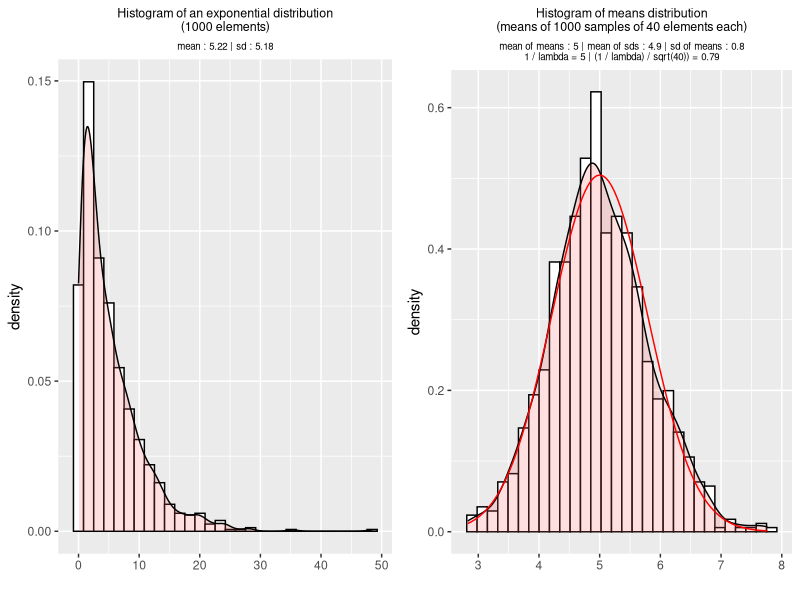
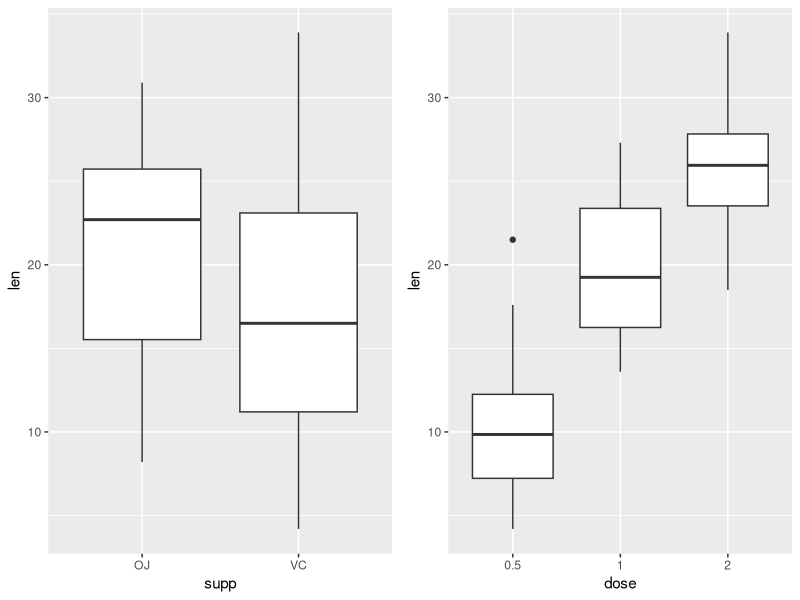

These charts were generated, in order, by the following R code:
## ---- chunk 1
knitr::opts_chunk$set(echo = TRUE)
## ---- chunk 2
library(ggplot2)
library(grid)
library(datasets)
library(reshape2)
## ---- chunk 3
# Multiple plot function
#
# ggplot objects can be passed in ..., or to plotlist (as a list of ggplot objects)
# - cols:   Number of columns in layout
# - layout: A matrix specifying the layout. If present, 'cols' is ignored.
#
# If the layout is something like matrix(c(1,2,3,3), nrow=2, byrow=TRUE),
# then plot 1 will go in the upper left, 2 will go in the upper right, and
# 3 will go all the way across the bottom.
#
multiplot <- function(..., plotlist=NULL, file, cols=1, layout=NULL) {
  
  # Make a list from the ... arguments and plotlist
  plots <- c(list(...), plotlist)

  numPlots = length(plots)

  # If layout is NULL, then use 'cols' to determine layout
  if (is.null(layout)) {
    # Make the panel
    # ncol: Number of columns of plots
    # nrow: Number of rows needed, calculated from # of cols
    layout <- matrix(seq(1, cols * ceiling(numPlots/cols)),
                    ncol = cols, nrow = ceiling(numPlots/cols))
  }

 if (numPlots==1) {
    print(plots[[1]])

  } else {
    # Set up the page
    grid.newpage()
    pushViewport(viewport(layout = grid.layout(nrow(layout), ncol(layout))))

    # Make each plot, in the correct location
    for (i in 1:numPlots) {
      # Get the i,j matrix positions of the regions that contain this subplot
      matchidx <- as.data.frame(which(layout == i, arr.ind = TRUE))

      print(plots[[i]], vp = viewport(layout.pos.row = matchidx$row,
                                      layout.pos.col = matchidx$col))
    }
  }
}
## ---- chunk 4
lambda <- 0.2
n <- 1000
nS <- 40
nSamples <- 1000
## ---- chunk 5
expD <- rexp(n, lambda)
expDMean <- round(mean(expD), 2)
expDSd <- round(sd(expD), 2)
theme_update(plot.title=element_text(hjust=0.5, size=9),
             plot.subtitle=element_text(hjust=0.5, size=7))
df1 <- data.frame(expD)
g1 <- ggplot(df1, aes(x = expD)) + xlab("")
g1 <- g1 + geom_histogram(aes(y=..density..), color="black", fill="white")
g1 <- g1 + geom_density(alpha=.2, fill="#FF6666")
t1 <- paste("Histogram of an exponential distribution\n(", n, " elements)", sep = "")
g1 <- g1 + ggtitle(t1, subtitle = paste("mean : ", expDMean," | sd : ", expDSd, sep = ""))
expDSamples <- matrix(nrow = nSamples, ncol = nS)
for (i in 1:nSamples) expDSamples[i, ] <- rexp(nS, lambda)
expDSamplesMeans <- apply(expDSamples, MARGIN = 1, mean)
expDSamplesSds <- apply(expDSamples, MARGIN = 1, sd)
expDSamplesMeansMean <- round(mean(expDSamplesMeans), 2)
expDSamplesMeansSd <- round(sd(expDSamplesMeans), 2)
expDSamplesSdsMean <- round(mean(expDSamplesSds), 2)
df2 <- data.frame(expDSamplesMeans)
g2 <- ggplot(df2, aes(x = expDSamplesMeans)) + xlab("")
g2 <- g2 + geom_histogram(aes(y=..density..), color="black", fill="white")
g2 <- g2 + geom_density(alpha=.2, fill="#FF6666")
g2 <- g2 + stat_function(fun = dnorm, colour = "red",
            args = list(mean = 1/lambda, sd = (1/lambda) / sqrt(nS)))
st2 <- paste("mean of means : ", round(expDSamplesMeansMean, 2),
             " | mean of sds : ", round(expDSamplesSdsMean, 2),
             " | sd of means : ", round(expDSamplesMeansSd, 2),
             "\n1 / lambda = ", 1/lambda, " | (1 / lambda) / sqrt(", nS, ")) = ",
             round((1/lambda) / sqrt(nS), 2), sep = "")
g2 <- g2 + ggtitle(paste("Histogram of means distribution\n(means of ", nSamples,
                         " samples of ", nS, " elements each)", sep = ""), subtitle = st2)
multiplot(g1, g2, cols = 2)
## ---- chunk 6
data(ToothGrowth)
TG <- ToothGrowth
## ---- chunk 7
str(TG)
head(TG)
summary(TG)
## ---- chunk 8
TG$dose <- as.factor(TG$dose)
g1 <- ggplot(TG, aes(x=supp, y=len)) + geom_boxplot()
g2 <- ggplot(TG, aes(x=dose, y=len)) + geom_boxplot()
multiplot(g1, g2, cols = 2)
## ---- chunk 9
spf <- function(sx, sy, nx, ny) {
    mixprob <- (nx - 1) / (nx + ny - 2)
    sp <- sqrt((mixprob * sx^2 + (1 - mixprob) * sy^2))
}
## ---- chunk 10
TGsuppOJ <- TG[TG$supp == "OJ", "len"]
TGsuppVC <- TG[TG$supp == "VC", "len"]
mOJ <- mean(TGsuppOJ)
mVC <- mean(TGsuppVC)
sOJ <- sd(TGsuppOJ)
sVC <- sd(TGsuppVC)
nOJ <- length(TGsuppOJ)
nVC <- length(TGsuppVC)
sp <- spf(sOJ, sVC, nOJ, nVC)
pow <- power.t.test(n = 30, delta = 0, sd = sp, alternative = "two.sided",
                    type = "two.sample")$power
paste("Power : ", pow)
t.test(TGsuppOJ, TGsuppVC, mu = 0, paired = FALSE, var.equal = TRUE,
       alternative = "two.sided")
## ---- chunk 11
TGdose0.5 <- TG[TG$dose == 0.5, "len"]
TGdose1 <- TG[TG$dose == 1, "len"]
TGdose2 <- TG[TG$dose == 2, "len"]
m0.5 <- mean(TGdose0.5)
m1 <- mean(TGdose1)
m2 <- mean(TGdose2)
s0.5 <- sd(TGdose0.5)
s1 <- sd(TGdose1)
s2 <- sd(TGdose2)
n0.5 <- length(TGdose0.5)
n1 <- length(TGdose1)
n2 <- length(TGdose2)
## ---- chunk 12
sp <- spf(s0.5, s1, n0.5, n1)
pow <- power.t.test(n = 30, delta = m1 - m0.5, sd = sp, alternative = "two.sided",
             type = "two.sample")$power
paste("Power : ", pow)
t.test(TGdose1, TGdose0.5, mu = 0, paired = FALSE, var.equal = TRUE,
       alternative = "two.sided", conf.level = 0.95)
## ---- chunk 13
sp <- spf(s1, s2, n1, n2)
pow <- power.t.test(n = 30, delta = m2 - m1, sd = sp, alternative = "two.sided",
             type = "two.sample")$power
paste("Power : ", pow)
t.test(TGdose2, TGdose1, mu = 0, paired = FALSE, var.equal = TRUE,
       alternative = "two.sided", conf.level = 0.95)
